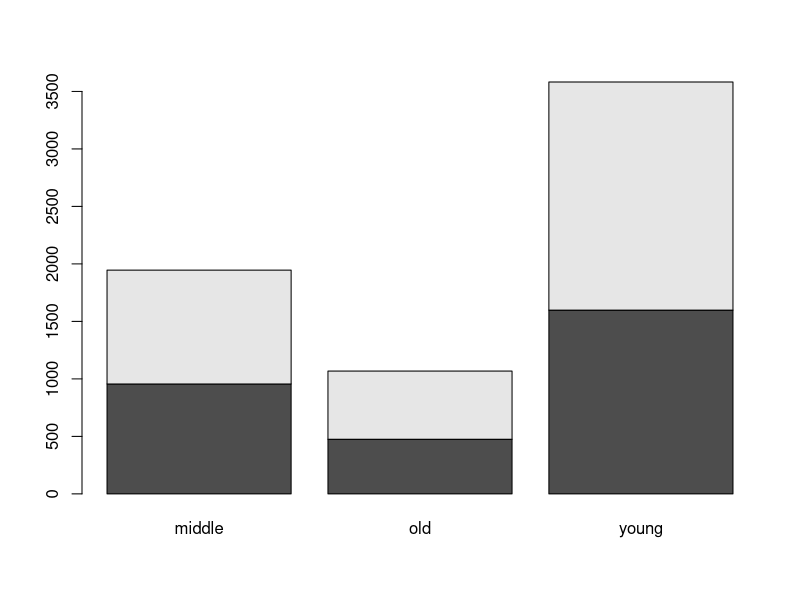
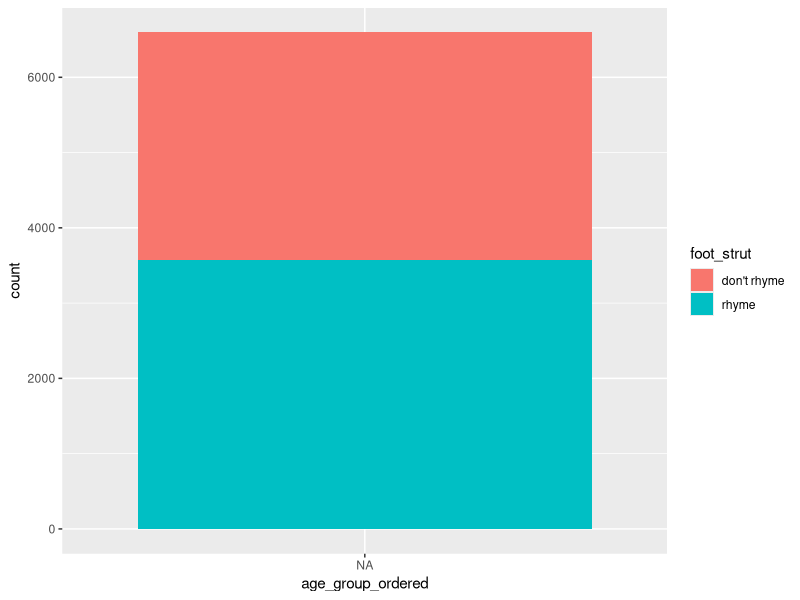
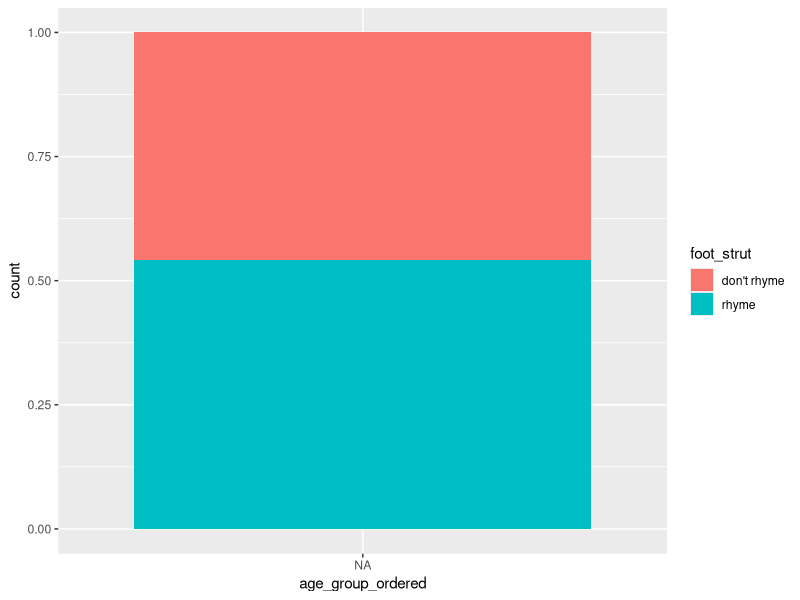
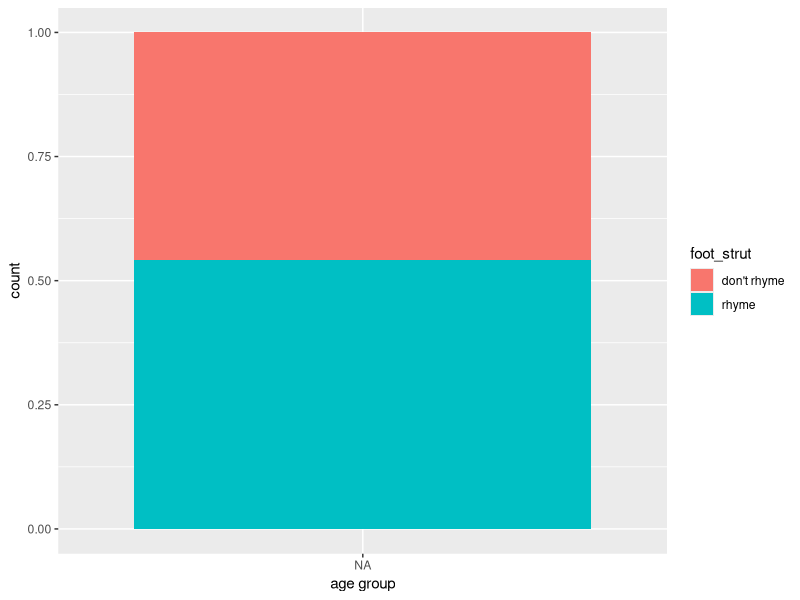
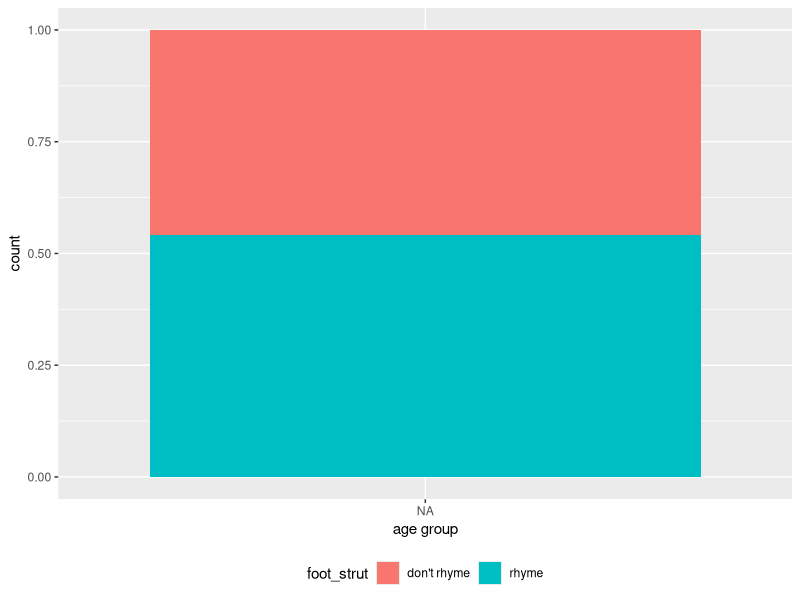
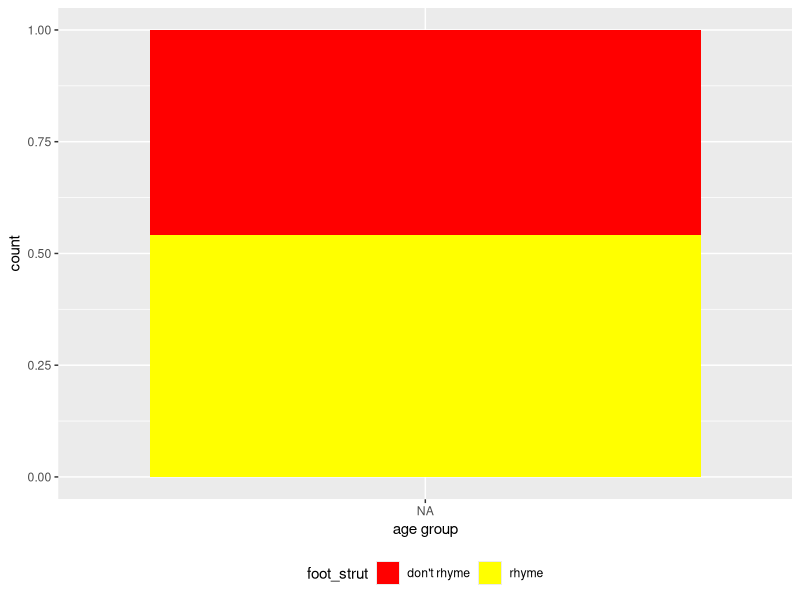
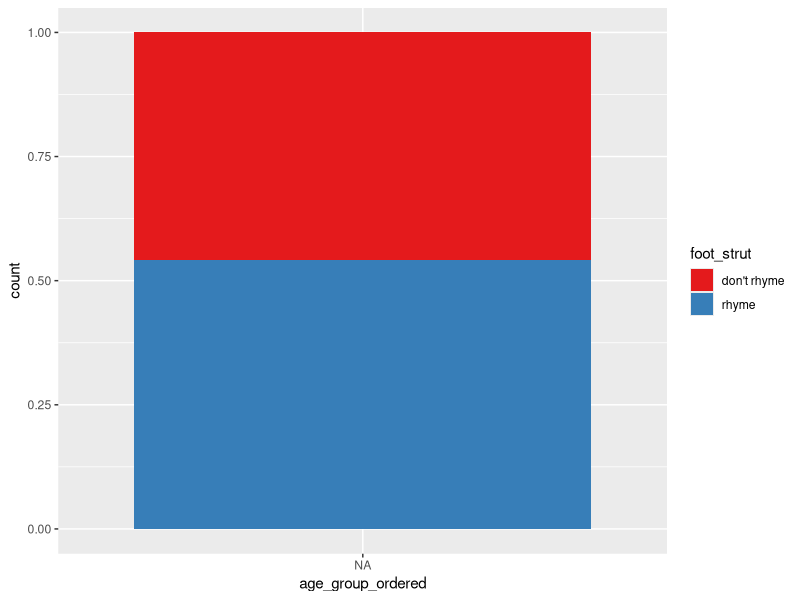

Generate these figures, in order, with R:
## ---- chunk 1
1+3
## ---- chunk 2
## LOAD PACKAGES ####
library(dplyr) # this is a package that makes handling data easier
library(ggplot2) # this is a package that makes nice graphs
## ---- chunk 3
## LOAD IN DATA ####
dialect_data = read.csv("HSS8005_dialectdata.csv")
## ---- chunk 4
dim(dialect_data)
## ---- chunk 5
head(dialect_data)
## ---- chunk 6
tail(dialect_data)
## ---- chunk 7
colnames(dialect_data)
## ---- chunk 8
table(dialect_data$foot_strut)
## ---- chunk 9
table(dialect_data$foot_strut, dialect_data$age_group)
## ---- chunk 10
#your code here for your choice of independent variable
## ---- chunk 11
foot_strut.tab = table(dialect_data$foot_strut, dialect_data$age_group)
## ---- chunk 12
foot_strut.tab 
## ---- chunk 13
prop.table(foot_strut.tab, 2) 
## ---- chunk 14
foot_strut.prop.tab = prop.table(foot_strut.tab, 2) 
## ---- chunk 15
# WRONG WAY AROUND
prop.table(foot_strut.tab, 1) 
## ---- chunk 16
dialect_data %>%
  group_by(age_group) %>% # the independent variable
  count(foot_strut) %>% # the dependent variable
  mutate(prop = prop.table(n))
## ---- chunk 17
# here you can look at another independent variable's affect on foot_strut

## ---- chunk 18
barplot(foot_strut.tab)
## ---- chunk 19
#create a barplot with the proportions of foot_strut instead of raw numbers

## ---- chunk 20
levels(dialect_data$age_group)
## ---- chunk 21
# reordering
dialect_data$age_group_ordered = factor(dialect_data$age_group,levels(dialect_data$age_group)[c(3, 1, 2)])

#having a look at new order
levels(dialect_data$age_group_ordered)
## ---- chunk 22
ggplot(dialect_data, aes(age_group_ordered, fill = foot_strut)) + 
  geom_bar()
## ---- chunk 23
ggplot(dialect_data, aes(age_group_ordered, fill = foot_strut)) +
geom_bar(position="fill")
## ---- chunk 24
ggplot(dialect_data, aes(age_group_ordered, fill = foot_strut)) +
geom_bar(position="fill") +
xlab("age group")
## ---- chunk 25
ggplot(dialect_data, aes(age_group_ordered, fill = foot_strut)) +
geom_bar(position="fill") +
xlab("age group") +
theme(legend.position = "bottom")
## ---- chunk 26
ggplot(dialect_data, aes(age_group_ordered, fill = foot_strut)) +
geom_bar(position="fill") +
xlab("age group") +
theme(legend.position = "bottom") +
scale_fill_manual(values = c("red", "yellow"))
## ---- chunk 27
#my ggplot with new colours

## ---- chunk 28
ggplot(dialect_data, aes(age_group_ordered, fill = foot_strut)) +
  geom_bar(position="fill") +
  scale_fill_brewer(palette="Set1") 
## ---- chunk 29
1+3
